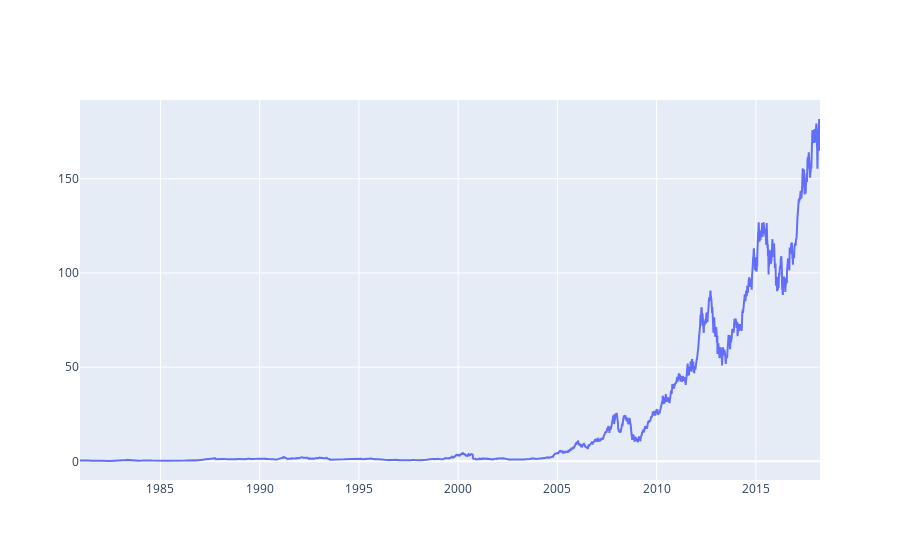

The notebook cell this image was saved under:
### Markdown cell above
Alternatively, we can construct an new data object to generate an interactive graph.

### Code cell
data = [go.Scatter(x=mydata.date, y=mydata['adj_close'])]
iplot(data)

### Figure 1 — Plotly figure (JSON) as saved in the notebook; plotly's stock layout.template omitted (floating-point values rounded to 4 significant figures; data arrays with more than 128 entries replaced by an {"elided": "..."} marker saying what was removed)
{"data": [{"type": "scatter", "x": {"elided": "9400 str values"}, "y": {"elided": "9400 float values"}}], "layout": {}}
